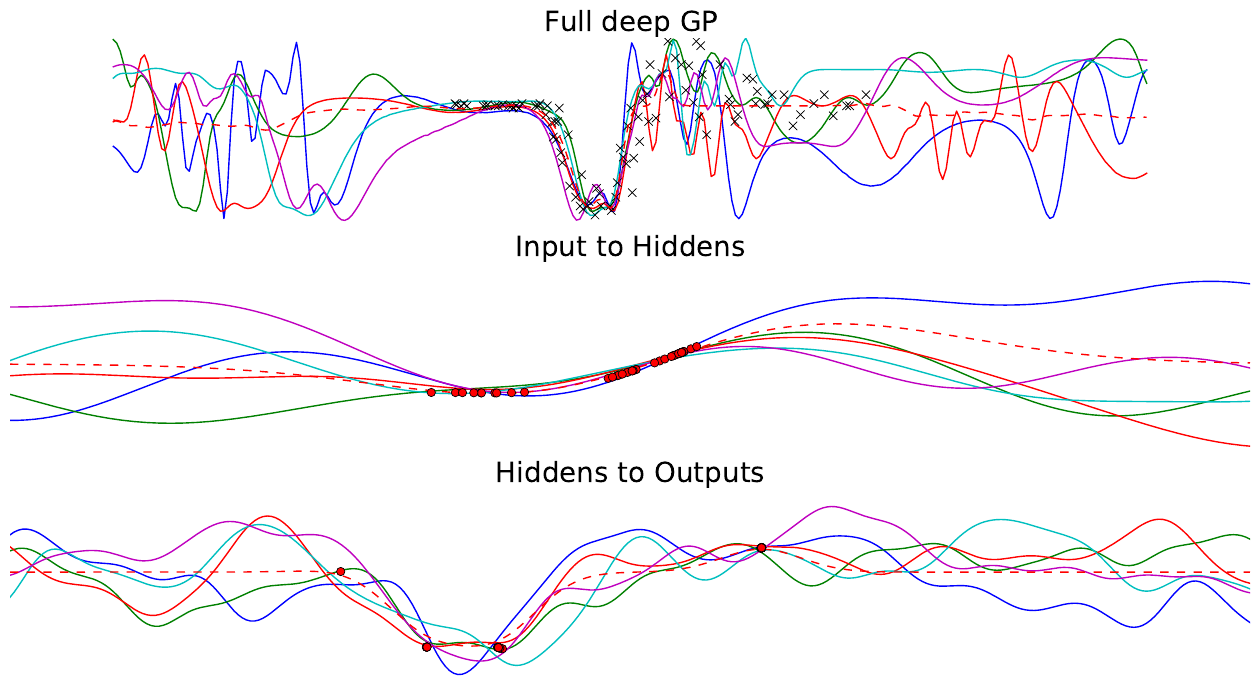

Python code for this plot:
from __future__ import absolute_import
from __future__ import print_function
import matplotlib.pyplot as plt

import autograd.numpy as np
import autograd.numpy.random as npr
from autograd import value_and_grad,grad
from scipy.optimize import minimize
import autograd.scipy.stats.multivariate_normal as mvn
from sklearn.cross_validation import train_test_split
from autograd.scipy.misc import logsumexp
from autograd.util import quick_grad_check
import time
import pandas as pd

from deep_gaussian_process_6 import rbf_covariance, pack_gp_params, pack_layer_params, pack_deep_params, build_deep_gp, initialize,build_step_function_dataset

def test_log_likelihood(all_params, X, y, n_samples):
    rs = npr.RandomState(0)
    samples = [sample_mean_cov_from_deep_gp(all_params, X, True, rs, FITC = True) for i in xrange(n_samples)]
    return logsumexp(np.array([mvn.logpdf(y,mean,var) for mean,var in samples]))

def test_squared_error(all_params, X, y, n_samples):
    rs = npr.RandomState(0)
    samples = np.array([sample_mean_cov_from_deep_gp(all_params, X, True, rs, FITC = True)[0] for i in xrange(n_samples)])
    return np.mean((y - np.mean(samples,axis = 0)) ** 2)

def callback(params):
    print("Log likelihood {}, MSE {}".format(-objective(params),squared_error(params,X,y,n_samples)))

def plot_single_gp(ax, params, layer, unit, plot_xs, n_samples_to_plot):
    ax.cla()
    rs = npr.RandomState(0)

    deep_map = create_deep_map(params)
    gp_details = deep_map[layer][unit]
    gp_params = pack_gp_params(gp_details)

    pred_mean, pred_cov = predict_layer_funcs[layer][unit](gp_params, plot_xs, with_noise = False, FITC = False)
    x0 = deep_map[layer][unit]['x0']
    y0 = deep_map[layer][unit]['y0']
    noise_scale = deep_map[layer][unit]['noise_scale']

    # Show samples from posterior.
    sampled_funcs = rs.multivariate_normal(pred_mean, pred_cov*(random), size=n_samples_to_plot)
    ax.plot(plot_xs, sampled_funcs.T)
    ax.plot(plot_xs,pred_mean,'r--')
    ax.plot(x0, y0, 'ro')
    ax.set_xlim([-5,5])
    ax.set_xticks([])
    ax.set_yticks([])

def plot_deep_gp(ax, params, plot_xs, n_samples_to_plot):
    ax.cla()
    rs = npr.RandomState(0)
    
    sampled_means_and_covs = [sample_mean_cov_from_deep_gp(params, plot_xs, rs = rs, with_noise = False, FITC = False) for i in xrange(50)]
    sampled_means, sampled_covs = zip(*sampled_means_and_covs)
    avg_pred_mean = np.mean(sampled_means, axis = 0)
    avg_pred_cov = np.mean(sampled_covs, axis = 0)

    sampled_means_and_covs_2 = [sample_mean_cov_from_deep_gp(params, plot_xs, rs = rs, with_noise = False, FITC = False) for i in xrange(n_samples_to_plot)]
    sampled_funcs = np.array([rs.multivariate_normal(mean, cov*(random)) for mean,cov in sampled_means_and_covs_2])
    ax.plot(plot_xs,sampled_funcs.T)
    ax.plot(X, y, 'kx')
    ax.plot(plot_xs,avg_pred_mean,'r--')
    #ax.set_ylim([-1.5,1.5])
    ax.set_xticks([])
    ax.set_yticks([])
    #ax.set_title("Full Deep GP, inputs to outputs")


if __name__ == '__main__':
    random = 1 
    
    n_samples = 10 
    n_samples_to_test = 100
    num_pseudo_params = 50 

    dimensions =[1,1,1]
    n_layers = len(dimensions)-1 

    npr.seed(0) #Randomness comes from KMeans
    rs = npr.RandomState(0)

    motor = np.genfromtxt('motor.csv', delimiter=',',skip_header = True)
    X = motor[:,1]
    X = (X - np.mean(X))/(np.std(X))
    X = X.reshape(len(X),1)

    y = motor[:,2]
    y = (y-np.mean(y))/(np.std(y))
    X_train, X_test, y_train, y_test = train_test_split(X, y, test_size=0.2, random_state = 42)

    total_num_params, log_likelihood, sample_mean_cov_from_deep_gp, predict_layer_funcs, squared_error, create_deep_map = \
            build_deep_gp(dimensions, rbf_covariance, num_pseudo_params, random)

    init_params = .1 * npr.randn(total_num_params)
    deep_map = create_deep_map(init_params)

    init_params = initialize(deep_map,X,num_pseudo_params)
    print("Optimizing covariance parameters...")
    objective = lambda params: -log_likelihood(params,X,y,n_samples)

    #print("Initial value",value_and_grad(objective)(init_params))
    #print("Quick grad check", quick_grad_check(objective,init_params))

    params = minimize(value_and_grad(objective), init_params, jac=True,
                          method='BFGS', callback=callback,options={'maxiter':500})

    test_log_lik_prior = log_likelihood(params['x'],X_test,y_test,n_samples_to_test)
    test_log_lik = test_log_likelihood(params['x'],X_test,y_test,n_samples_to_test)
    test_error = squared_error(params['x'],X_test,y_test,n_samples_to_test)
    print("Test Log Likelihood {}, Test Log Likelihood with Prior {}, Test MSE {}".format(\
        test_log_lik,test_log_lik_prior,test_error))

    params = params['x']
    plot_xs = np.reshape(np.linspace(-5, 5, 300), (300,1))

    fig = plt.figure(figsize=(16,8), facecolor='white')
    ax_full = fig.add_subplot(311, frameon=False)
    ax_one = fig.add_subplot(312, frameon=False)
    ax_two = fig.add_subplot(313, frameon=False)

    n_samples_to_plot = 5

    plot_deep_gp(ax_full, params, plot_xs, n_samples_to_plot)
    plot_single_gp(ax_one,params,0,0,plot_xs,n_samples_to_plot)
    plot_single_gp(ax_two,params,1,0,plot_xs,n_samples_to_plot)
    ax_full.set_title('Full deep GP', fontsize = 20)
    ax_one.set_title("Input to Hiddens", fontsize = 20)
    ax_two.set_title("Hiddens to Outputs", fontsize = 20)

    plt.savefig('motorcycle.pdf', format='pdf', bbox_inches='tight',dpi=200)

    plt.pause(40.0)



